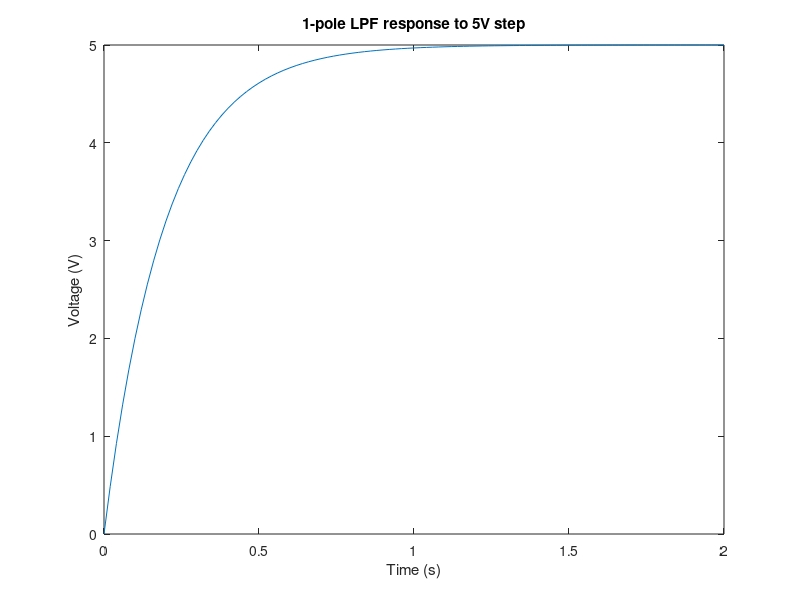

The MATLAB script that drew this image: (Note: this script raises an error after producing the figure.)
clc;
clear;
close all;

f_pwm = 490; 
w_pwm = 2*pi*f_pwm;
range_pwm = 5; % volts
mag_pwm = (8.3e-3)/range_pwm; % volts/volts
tau = sqrt(mag_pwm^-2 - 1)/w_pwm

w_BW = 1/tau;
f_BW = w_BW/(2*pi) % Hz

lpf_1pole = tf(1,[tau,1])
[voltage, time] = step(lpf_1pole);
voltage = voltage*5;
plot(time,voltage)
xlabel('Time (s)')
ylabel('Voltage (V)')
title('1-pole LPF response to 5V step')

figure
h = bodeplot(lpf_1pole)
setoptions(h,'FreqUnits','Hz','PhaseVisible','off');

S = stepinfo(voltage,time,voltage(length(voltage)))